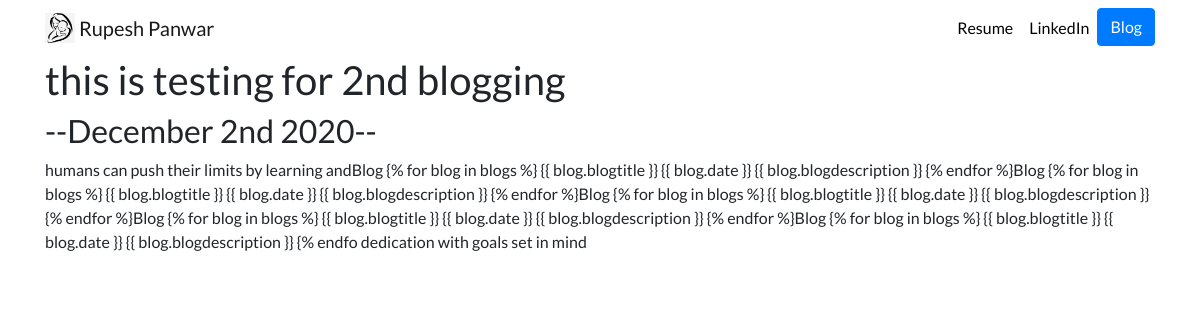
Page /blog/2 on the committed database.
### blog/models.py (models this page shows, shortened)
class Blog(models.Model):
    blogtitle = models.CharField(max_length = 100)
    date = models.DateField(auto_now=True)
    blogdescription = models.CharField(max_length = 1000)

### blog/views.py (the view)
# urls.py: path('<int:blog_id>',views.detail,name='detail'),
def detail(request,blog_id):
    blog = get_object_or_404(Blog, pk=blog_id)
    return render(request,'blog/detail.html',{'blog':blog})

### blog/templates/blog/detail.html
{% extends 'portfolio/base.html' %}
{% block content %}
<h1>{{ blog.blogtitle }}</h1>
<h2>--{{ blog.date|date:'F jS Y' }}--</h2>
<p>{{ blog.blogdescription|safe|striptags }}</p>
{% endblock %}

### portfolio/static/portfolio/custom.css (style rules this page uses)
body { font-family: 'Lato', sans-serif; }

### rows in the picture
Blog: blogtitle "this is testing for 2nd blogging", date "December 2nd 2020", blogdescription "humans can push their limits by learning andBlog {% for blog in blogs %} {{ blog.blogtitle }} {{ blog.date }} {{ blog.blogdescription }} {% endfor %}Blog {% for blog in blogs %} {{ blog.blogtitle }} {{ blog.date }} {{ blog.blogdescription }} {% endfor %}Blog {% for blog in blogs %} {{ blog.blogtitle }} {{ blog.date }} {{ blog.blogdescription }} {% endfor %}Blog {% for blog in blogs %} {{ blog.blogtitle }} {{ blog.date }} {{ blog.blogdescription }} {% endfor %}Blog {% for blog in blogs %} {{ blog.blogtitle }} {{ blog.date }} {{ blog.blogdescription }} {% endfo dedication with goals set in mind"
